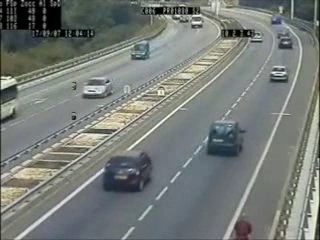
#> input picture frame 75 of main/images/cars.avi, 320 x 240 px, given in place of peopleCounter.avi, which was not available
$ python test.py
#> lines starting #> are read from the running program, lines starting #| are printed output that depends on the picture; after the words box and inside, x2 and y2 are one past the last pixel; in counts of white or black regions, pixels touching at a corner belong together; pictures that were not available may be replaced by others from this repository, and a replacement may not be noted
import numpy as np
import cv2
import colorsys
import collections

class Position(object):
    # [5 lines left out: function __init__, not called in this run]

    def x(self):
        return self.x

    def y(self):
        return self.y

    def w(self):
        return self.w

    def h(self):
        return self.h

class People(object):
    # [22 lines left out: function __init__, not called in this run]

    def x(self):
        return self.x

    def y(self):
        return self.y

    def w(self):
        return self.w

    def h(self):
        return self.h

    def roi(self):
        return self.roi

    def color(self):
        return self.color

    def center(self):
        return self.center

    def maxRoi(self):
        return self.maxRoi

    def isIn(self):
        return self.isIn

    def speed(self):
        return self.speed

    def missingCount(self):
        return self.missingCount

    def isInChangeFrameCount(self):
        return self.isInChangeFrameCount

    # [26 lines left out: function set, not called in this run]


def averageSize():
    sum = 0
    for i in humanSizeSample:
        sum +=i
    return sum/sampleSize


# Only care about top and bottom
# [22 lines left out: functions checkTouchVSide, getExteriorRect, not called in this run]


def hsv2rgb(h, s, v):
    return tuple(i * 255 for i in colorsys.hsv_to_rgb(h, s, v))


# [15 lines left out: function checkPosition, not called in this run]

def nothing(x):
    pass

srcTest = 'peopleCounter.avi'
srcWebcam = 0
srcMain = '' # live source here
cap = cv2.VideoCapture(srcTest)  # Open video file
minArea = 500  # default min area to be considered person
maxArea = 4000  # default max area to be considered person
noFrameToCollectSample = 100
toleranceRange = 50  # use for error calculation
toleranceCount = 10  # maximum number of frame an object need to present in order to be accepted
toleranceCountIOStatus = 3  # minimum number of frame between In/Out Status change -> prevent playing with the system
startHue = 0  # In HSV this is RED
hueIncrementValue = 0.1  # increment color every time to differentiate between different people


# fgbg = cv2.createBackgroundSubtractorMOG2(history=500, varThreshold = 16, detectShadows=True)
fgbg = cv2.createBackgroundSubtractorMOG2(detectShadows=True)
sampleSize = 100
humanSizeSample = collections.deque(maxlen=sampleSize)

midHeight = int(cap.get(4) / 2)
maxWidth = cap.get(3)
maxHeight = cap.get(4)

inCriterion = "<"
boundaryPt1 = [0, midHeight-100]
boundaryPt2 = [maxWidth, midHeight]


# Passage Control
allowPassage = True
peopleViolationIn = 0
peopleViolationOut = 0
switch = '0 : PASS \n1 : STOP'

# Controller
cv2.namedWindow('config')
cv2.createTrackbar(switch, 'config', 0, 1, nothing)

# Initializa Other Variable
averageArea = 0.000  # for calculation of min/max size for contour detected
peopleIn = 0  # number of people going up
peopleOut = 0  # number of people going up
frameCounter = 0
maskT = None
passImage = None
detectedPeople = []
detectedContours = []

# take first frame of the video
_ , pFrame = cap.read()
#> pFrame is the input picture: shape (240, 320, 3); mean B, G, R 120, 123.9, 118.8

while (cap.isOpened()):

    # Check Passage Status
    status = cv2.getTrackbarPos(switch, 'config')
    if status == 0:
        allowPassage = True
    else:
        allowPassage = False

    # RE-Initialize
    frameInfo = np.zeros((400, 500, 3), np.uint8)
    averageArea = averageSize()
    ret, frame = cap.read()  # read a frame
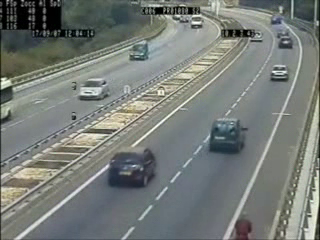
#> input picture frame 76 of main/images/cars.avi, 320 x 240 px, given in place of peopleCounter.avi, which was not available
#> frame is the input picture: shape (240, 320, 3); mean B, G, R 119.9, 124, 118.8
    frameForView = frame.copy()

    # Clean Frame
    gray = cv2.cvtColor(frame, cv2.COLOR_BGR2GRAY)
    fgmask = fgbg.apply(gray)
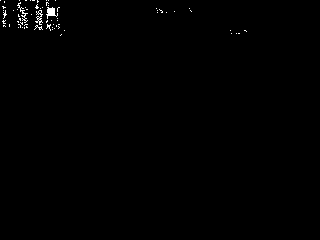
#> fgmask: shape (240, 320); values 127 (black) and 255 (white), 0.48% white in thin lines or dots, all inside (x1, y1, x2, y2) = (0, 0, 247, 36)
    blur = cv2.medianBlur(fgmask, 5)
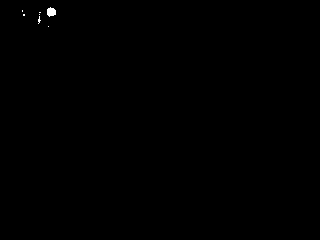
#> blur: shape (240, 320); values 127 (black) and 255 (white), 0.12% white; 7 white regions (6 under 20 px), largest, box (x1, y1, x2, y2) and area: (47, 7, 56, 17) 67
    thresh = cv2.threshold(blur, 127, 255, cv2.THRESH_BINARY)[1]  # shadow of MOG@ is grey = 127
    kernel = cv2.getStructuringElement(cv2.MORPH_ELLIPSE, (5, 5))
    closing = cv2.morphologyEx(thresh, cv2.MORPH_CLOSE, kernel)  # fill any small holes
    opening = cv2.morphologyEx(closing, cv2.MORPH_OPEN, kernel)  # remove noise
#> opening: shape (240, 320); 0.08% white; 1 white region
    contours = cv2.findContours(opening.copy(), cv2.RETR_EXTERNAL,
                                 cv2.CHAIN_APPROX_SIMPLE)[1]
#> contours = 1 contour; box (x1, y1, x2, y2) and area: (47, 7, 56, 16) 50

    mask_opening = cv2.inRange(opening, np.array([0]), np.array([128]))
#> mask_opening: shape (240, 320); 99.9% white; 1 black region, box (x1, y1, x2, y2) and area: (47, 7, 56, 16) 64
    noBg = cv2.bitwise_and(frame, frame, mask=mask_opening)

    # Process Contours
    for c in contours:
        # Filter Contour By Size
        if len(humanSizeSample) < 100:
            if cv2.contourArea(c) < minArea or cv2.contourArea(c) > maxArea:
                continue
            else:
                humanSizeSample.append(cv2.contourArea(c))
        else:
            if cv2.contourArea(c) < averageArea/2 or cv2.contourArea(c) > averageArea*3:
                continue
        (x, y, w, h) = cv2.boundingRect(c)
        detectedContours.append(Position(x, y, w, h))
#> this loop made 1 pass
#> after the loop, detectedContours = []

    # Process Detected People
    if len(detectedPeople) != 0:
        for people in detectedPeople:

            # Setup Meanshift/Camshift for Tracking
            track_window = (people.x, people.y, people.w, people.h)
            hsv_roi = pOpening[people.y:people.y + people.h, people.x:people.x + people.w]
            mask = cv2.inRange(hsv_roi, np.array(128), np.array(256))
            roi_hist = cv2.calcHist([hsv_roi], [0], mask, [100], [0, 256])
            cv2.normalize(roi_hist, roi_hist, 0, 255, cv2.NORM_MINMAX)
            term_criteria = (cv2.TERM_CRITERIA_EPS | cv2.TERM_CRITERIA_COUNT, 1, 1)  # Setup the termination criteria, either 10 iteration or move by atleast 1 pt
            dst = cv2.calcBackProject([opening], [0], roi_hist, [0, 256], 1)
            ret, track_window = cv2.CamShift(dst, track_window, term_criteria)

            # Process POST Tracking
            pts = cv2.boxPoints(ret)
            pts = np.int0(pts)
            img2 = cv2.polylines(frameForView, [pts], True, people.color, 2)
            pos = sum(pts)/len(pts)
            isFound = False
            for dC in detectedContours:
                if dC.x - toleranceRange < pos[0] < dC.x + dC.w + toleranceRange \
                        and dC.y - toleranceRange < pos[1] < dC.y + dC.h + toleranceRange:
                    people.set("x", dC.x)
                    people.set("y", dC.y)
                    people.set("w", dC.w)
                    people.set("h", dC.h)
                    people.set("speed", pos - people.center)
                    people.set("center", pos)
                    people.set("missingCount", 0)
                    detectedContours.remove(dC)
                    isFound = True

                    tR = getExteriorRect(pts)
                    people.set("roi", frame[tR[1]:tR[1]+tR[3], tR[0]:tR[0]+tR[2]])

                    # Process Continuous Tracking
                    prevInStatus = people.isIn
                    currInStatus = checkPosition(boundaryPt1, boundaryPt2, people.center, inCriterion)
                    people.isIn = currInStatus

                    # Check In/Out Status Change
                    if prevInStatus != currInStatus and people.isInChangeFrameCount >= toleranceCountIOStatus:
                        if not allowPassage:
                            passImage = people.roi
                        people.set("isInChangeFrameCount", 0)
                        if currInStatus:
                            peopleIn += 1
                            if not allowPassage:
                                peopleViolationIn += 1
                        else:
                            peopleOut += 1
                            if not allowPassage:
                                peopleViolationOut += 1
                    else:
                        people.set("isInChangeFrameCount", people.isInChangeFrameCount + 1)

            # Process DIS-continuous Tracking
            if not isFound:
                if people.missingCount > toleranceCount:
                    detectedPeople.remove(people)
                else:
                    if checkTouchVSide(people.x + people.speed[0], people.y + people.speed[1], people.w,
                                       people.h, maxWidth, maxHeight, toleranceRange):
                        detectedPeople.remove(people)
                    else:
                        people.set("missingCount", people.missingCount+1)
                        people.set("x", people.x + people.speed[0])
                        people.set("y", people.y + people.speed[1])
                        people.set("center", people.center + people.speed)

    # Check New People
    for dC in detectedContours:
        if checkTouchVSide(dC.x, dC.y, dC.w, dC.h, maxWidth, maxHeight, toleranceRange):
            startHue += hueIncrementValue
            detectedPeople.append(People(dC.x, dC.y, dC.w, dC.h, frame[dC.y:dC.y+dC.h, dC.x:dC.x+dC.w], startHue))
#> this loop made 0 passes
#> after the loop, detectedPeople = []; startHue = 0

    # RE-set
    detectedContours = []
    pFrame = frame
    pNoBg = noBg
    pOpening = opening
    frameCounter += 1

    # Output
    try:
        # Setup Stats
        textNoOfPeople = "People: " + str(len(detectedPeople))
#> textNoOfPeople = 'People: 0'
        textNoIn = "In: " + str(peopleIn)
        textNoOut = "Out: " + str(peopleOut)
        textNoViolationIn = "In: " + str(peopleViolationIn)
        textNoViolationOut = "Out: " + str(peopleViolationOut)

        if allowPassage:
            cv2.line(frameForView, (long(boundaryPt1[0]), long(boundaryPt1[1])),
                     (long(boundaryPt2[0]), long(boundaryPt2[1])), (0, 255, 0), 2)
        else:
            cv2.line(frameForView, (long(boundaryPt1[0]), long(boundaryPt1[1])),
                     (long(boundaryPt2[0]), long(boundaryPt2[1])), (0, 0, 255), 2)

        # Draw Infos
        cv2.putText(frameInfo, textNoOfPeople, (30, 40), cv2.FONT_HERSHEY_SIMPLEX
                    , 1, (255, 255, 255), 1, cv2.LINE_AA)
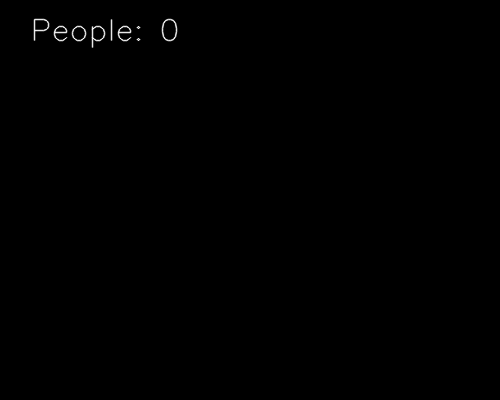
#> frameInfo: shape (400, 500, 3); min 0, max 255, mean 0.5
        cv2.putText(frameInfo, textNoIn, (30, 80), cv2.FONT_HERSHEY_SIMPLEX
                    , 1, (255, 255, 255), 1, cv2.LINE_AA)
        cv2.putText(frameInfo, textNoOut, (30, 120), cv2.FONT_HERSHEY_SIMPLEX
                    , 1, (255, 255, 255), 1, cv2.LINE_AA)
        cv2.line(frameInfo, (0, 160), (640, 160), (255, 255, 255), 1)
        cv2.putText(frameInfo, "VIOLATION", (30, 200), cv2.FONT_HERSHEY_SIMPLEX
                    , 1, (255, 255, 255), 1, cv2.LINE_AA)
        cv2.putText(frameInfo, textNoViolationIn, (30, 240), cv2.FONT_HERSHEY_SIMPLEX
                    , 1, (255, 255, 255), 1, cv2.LINE_AA)
        cv2.putText(frameInfo, textNoViolationOut, (30, 280), cv2.FONT_HERSHEY_SIMPLEX
                    , 1, (255, 255, 255), 1, cv2.LINE_AA)
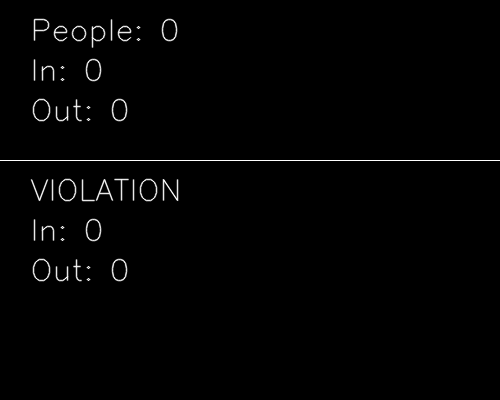
#> frameInfo: shape (400, 500, 3); min 0, max 255, mean 2.9

        # Display
        cv2.imshow('FrameForView', frameForView)
        # cv2.imshow('Frame', frame)
        if passImage != None:
            cv2.imshow('Violators', passImage)
        cv2.imshow('config', frameInfo)

    except:
        print('EOF')
        break

    # Abort and exit with 'Q' or ESC
    k = cv2.waitKey(30) & 0xff
#> (key Esc is pressed here)
    if k == 27:
        break
    # else:
    #     cv2.imwrite(chr(k) + ".jpg", frame)

cap.release()
cv2.destroyAllWindows()

$ run again, starting later in the video
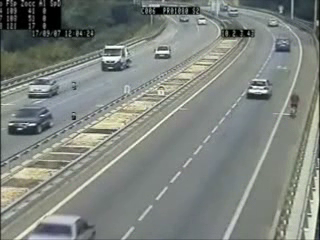
#> input picture frame 337 of main/images/cars.avi, 320 x 240 px, given in place of peopleCounter.avi, which was not available
#> pFrame is the input picture: shape (240, 320, 3); mean B, G, R 126.3, 131.7, 126
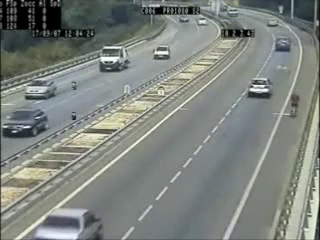
#> input picture frame 338 of main/images/cars.avi, 320 x 240 px, given in place of peopleCounter.avi, which was not available
#> frame is the input picture: shape (240, 320, 3); mean B, G, R 126.6, 131.9, 126.2
#> `fgmask = fgbg.apply(gray)`:
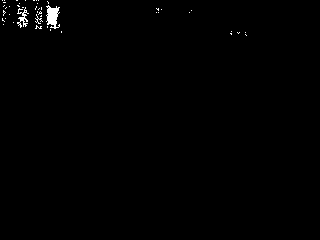
#> fgmask: shape (240, 320); values 127 (black) and 255 (white), 0.57% white; 46 white regions (43 under 20 px), largest, box (x1, y1, x2, y2) and area: (46, 5, 60, 29) 208, (17, 7, 29, 28) 100, (35, 14, 43, 24) 23
#> blur: shape (240, 320); values 127 (black) and 255 (white), 0.35% white; 4 white regions (2 under 20 px), largest, box (x1, y1, x2, y2) and area: (47, 7, 59, 27) 198, (20, 11, 26, 26) 64
#> closing: shape (240, 320); 0.36% white; 2 white regions, box (x1, y1, x2, y2) and area: (47, 7, 59, 27) 199, (19, 11, 26, 26) 77
#> opening: shape (240, 320); 0.33% white; 2 white regions
#> contours = 2 contours; box (x1, y1, x2, y2) and area: (47, 7, 59, 27) 168, (20, 12, 26, 25) 46
#> mask_opening: shape (240, 320); 99.7% white; 2 black regions, box (x1, y1, x2, y2) and area: (47, 7, 59, 27) 194, (20, 12, 26, 25) 61
#> the loop `for c in contours:` made 2 passes
#> after the loop `for c in contours:`: detectedContours = []
#> after the loop `for dC in detectedContours:`: startHue = 0
#> textNoOfPeople = 'People: 0'

$ run again, starting later in the video
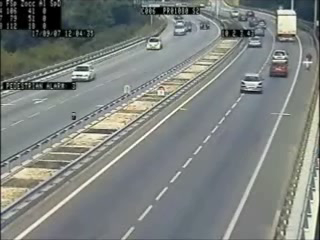
#> input picture frame 600 of main/images/cars.avi, 320 x 240 px, given in place of peopleCounter.avi, which was not available
#> pFrame is the input picture: shape (240, 320, 3); mean B, G, R 126.6, 129.8, 124.9
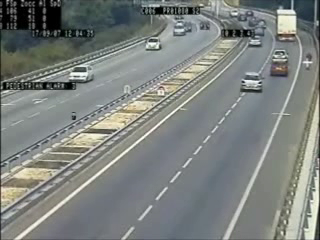
#> input picture frame 601 of main/images/cars.avi, 320 x 240 px, given in place of peopleCounter.avi, which was not available
#> frame is the input picture: shape (240, 320, 3); mean B, G, R 126.5, 129.6, 125.1
#> `fgmask = fgbg.apply(gray)`:
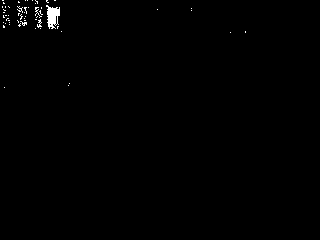
#> fgmask: shape (240, 320); values 127 (black) and 255 (white), 0.54% white; 56 white regions (53 under 20 px), largest, box (x1, y1, x2, y2) and area: (46, 5, 60, 29) 213, (35, 7, 42, 18) 22, (37, 19, 42, 28) 21
#> blur: shape (240, 320); values 127 (black) and 255 (white), 0.27% white; 5 white regions (4 under 20 px), largest, box (x1, y1, x2, y2) and area: (47, 7, 60, 28) 198
#> opening: shape (240, 320); 0.25% white; 1 white region
#> contours = 1 contour; box (x1, y1, x2, y2) and area: (47, 7, 60, 28) 168
#> mask_opening: shape (240, 320); 99.7% white; 1 black region, box (x1, y1, x2, y2) and area: (47, 7, 60, 28) 193
#> the loop `for c in contours:` made 1 pass
#> after the loop `for c in contours:`: detectedContours = []
#> after the loop `for dC in detectedContours:`: startHue = 0
#> textNoOfPeople = 'People: 0'
